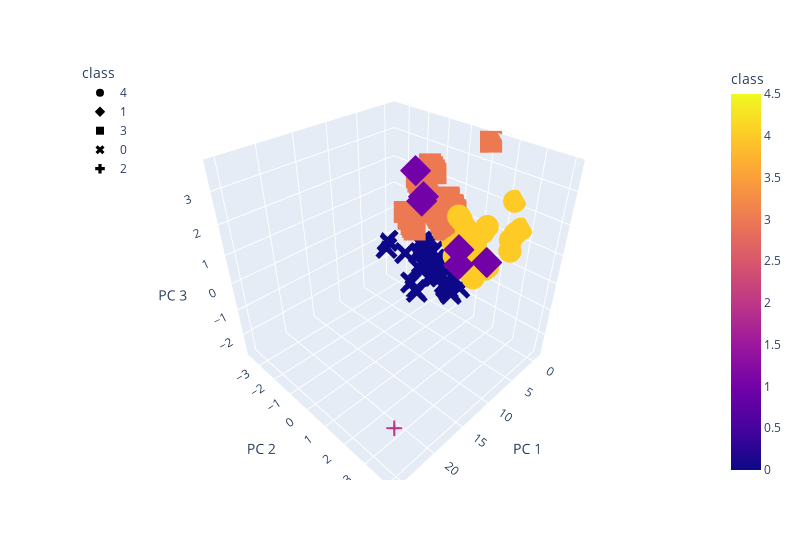

This figure's notebook cell:
### Markdown cell above
### Visualizing Results

#### 3D-Scatter with Clusters

### Code cell
# Creating a 3D-Scatter with the PCA data and the clusters
fig = px.scatter_3d(
    clustered_df,
    x="PC 1",
    y="PC 2",
    z="PC 3",
    hover_name="CoinName",
    hover_data=["Algorithm"],
    color="class",
    symbol="class",
    width=800
)
fig.update_layout(legend=dict(x=0, y=1))
fig.show()

### Figure 1 — Plotly figure (JSON) as saved in the notebook; plotly's stock layout.template omitted (floating-point values rounded to 4 significant figures; data arrays with more than 128 entries replaced by an {"elided": "..."} marker saying what was removed)
{"data": [{"customdata": {"elided": "318x1 int values"}, "hovertemplate": "<b>%{hovertext}</b><br><br>class=%{marker.color}<br>PC 1=%{x}<br>PC 2=%{y}<br>PC 3=%{z}<br>Algorithm=%{customdata[0]}<extra></extra>", "hovertext": {"elided": "318 str values"}, "legendgroup": "4", "marker": {"color": {"elided": "318 int values"}, "coloraxis": "coloraxis", "symbol": "circle"}, "mode": "markers", "name": "4", "scene": "scene", "showlegend": true, "type": "scatter3d", "x": {"elided": "318 float values"}, "y": {"elided": "318 float values"}, "z": {"elided": "318 float values"}}, {"customdata": [[66], [52], [10], [52], [10], [11]], "hovertemplate": "<b>%{hovertext}</b><br><br>class=%{marker.color}<br>PC 1=%{x}<br>PC 2=%{y}<br>PC 3=%{z}<br>Algorithm=%{customdata[0]}<extra></extra>", "hovertext": ["EliteCoin", "MoonCoin", "ByteCoin", "gCn Coin", "TurtleCoin", "Qwertycoin"], "legendgroup": "1", "marker": {"color": [1, 1, 1, 1, 1, 1], "coloraxis": "coloraxis", "symbol": "diamond"}, "mode": "markers", "name": "1", "scene": "scene", "showlegend": true, "type": "scatter3d", "x": [3.124, 3.662, 4.653, 4.264, 10.92, 3.371], "y": [2.21, 1.071, -0.5628, 1.24, 0.7543, -0.8139], "z": [0.5043, 0.5777, 1.813, 0.16, 3.629, 1.778]}, {"customdata": [[20], [12], [20], [18], [34], [34], [23], [23], [34], [36], [25], [31], [10], [9], [23], [34], [33], [30], [20], [6], [3], [0], [15], [18], [10], [34], [32], [20], [18], [10], [10], [30], [12], [18], [30], [16], [5], [35], [12], [1], [2], [6], [8], [10], [10], [28], [10], [18], [36], [18], [15], [36], [20], [36], [34], [10], [10], [20], [12], [3], [36], [36], [7], [20], [10], [15], [31], [7], [20], [10], [26], [18], [32], [22], [10], [35], [30], [32], [10], [11], [10], [27], [10], [14], [24], [31], [12], [13], [28], [18], [32], [10], [4], [4], [18], [21], [18], [18], [36], [4], [23], [34], [19], [20], [10], [18]], "hovertemplate": "<b>%{hovertext}</b><br><br>class=%{marker.color}<br>PC 1=%{x}<br>PC 2=%{y}<br>PC 3=%{z}<br>Algorithm=%{customdata[0]}<extra></extra>", "hovertext": ["Ethereum", "Monero", "Ethereum Classic", "ZCash", "DigiByte", "MyriadCoin", "Riecoin", "Diamond", "Verge", "FeatherCoin", "MediterraneanCoin", "Vertcoin", "DigitalNote ", "StorjCoin", "FairCoin", "Unitus", "Cryptonite", "Crypto", "Expanse", "Siacoin", "Decred", "HOdlcoin", "SoilCoin", "Komodo", "Karbo", "Circuits of Value", "ZCoin", "Elementrem", "ZClassic", "Cannabis Industry Coin", "Bikercoins", "HexxCoin", "Citadel", "Zero", "Zoin", "DubaiCoin", "TajCoin", "Coinonat", "Quantum Resistant Ledger", "Espers", "Dynamic", "Nano", "ChanCoin", "Dinastycoin", "LeviarCoin", "SmartCash", "Sumokoin", "BitcoinZ", "VIVO Coin", "Bitcoin Gold", "Pirl", "Innova", "Ellaism", "GoByte", "SHIELD", "UltraNote", "BitCoal", "DaxxCoin", "Lethean", "Photon", "SparksPay", "GunCoin", "Interzone", "1717 Masonic Commemorative Token", "Niobio Cash", "Travelflex", "KREDS", "Stipend", "Callisto Network", "BitTube", "Aidos Kuneen", "Bitrolium", "Alpenschillling", "Bitcoin Green", "Monero Classic", "Jumpcoin", "Infinex", "GINcoin", "PlatinCoin", "Loki", "Newton Coin", "MassGrid", "PluraCoin", "Muse", "PlusOneCoin", "Absolute Coin", "Webchain", "Ryo", "XDNA", "CrypticCoin", "Actinium", "FREDEnergy", "Universal Molecule", "Lithium", "PirateCash", "Exosis", "Beam", "Bithereum", "UFO Coin", "BlakeCoin", "Groestlcoin", "JoinCoin", "Vollar", "Reality Clash", "Beldex", "Horizen"], "legendgroup": "3", "marker": {"color": [3, 3, 3, 3, 3, 3, 3, 3, 3, 3, 3, 3, 3, 3, 3, 3, 3, 3, 3, 3, 3, 3, 3, 3, 3, 3, 3, 3, 3, 3, 3, 3, 3, 3, 3, 3, 3, 3, 3, 3, 3, 3, 3, 3, 3, 3, 3, 3, 3, 3, 3, 3, 3, 3, 3, 3, 3, 3, 3, 3, 3, 3, 3, 3, 3, 3, 3, 3, 3, 3, 3, 3, 3, 3, 3, 3, 3, 3, 3, 3, 3, 3, 3, 3, 3, 3, 3, 3, 3, 3, 3, 3, 3, 3, 3, 3, 3, 3, 3, 3, 3, 3, 3, 3, 3, 3], "coloraxis": "coloraxis", "symbol": "square"}, "mode": "markers", "name": "3", "scene": "scene", "showlegend": true, "type": "scatter3d", "x": [-0.04412, -0.001979, -0.04191, -0.03454, 0.2627, -0.07616, -0.06046, -0.2601, 0.286, -0.1262, -0.0703, -0.1039, 0.214, 0.3501, -0.2594, -0.1209, -0.08714, -0.09925, -0.04541, 0.5302, -0.151, 0.06402, -0.01816, -0.8236, 0.008857, -0.09464, -0.1107, -0.04508, -0.03457, 0.008864, 0.009031, -0.09999, -0.0002026, -0.03459, -0.09963, -0.02393, -0.1617, -0.1267, -0.0001346, 0.7092, 0.05244, 0.03584, 0.02009, 0.05618, 0.009397, -0.00486, 0.009671, 0.2561, -0.1324, -0.03439, -0.01646, -0.1322, -0.04272, -0.1323, -0.1079, 1.159, 0.008832, 0.06322, 0.01453, 1.411, -0.1324, -0.1232, 0.02536, 0.2845, 0.01406, -0.01592, -0.08472, -0.1728, 0.02371, 0.01996, -0.07774, -0.03308, -0.1076, 0.2739, 0.009065, -0.1268, -0.09978, -0.1108, 0.0147, 0.005005, 2.492, -0.08006, 0.0272, 0.3175, -0.06715, -0.3029, 0.01569, -0.006711, -0.2836, 0.1059, -0.1099, 0.1185, 0.04235, 0.04176, 0.2966, -0.05096, -0.03167, -0.03417, -0.03456, 0.1124, -0.05989, -0.1218, -0.01756, -0.04512, 0.03759, -0.03454], "y": [-1.167, -1.519, -1.167, -1.256, -0.4684, -0.5437, -1.036, -0.4614, -0.4623, -0.4648, -0.948, -0.6851, -1.561, -2.607, -0.4613, -0.5537, -0.5913, -0.7291, -1.168, -1.666, -1.338, -2.045, -1.387, 1.045, -1.606, -0.5478, -0.6416, -1.168, -1.256, -1.606, -1.606, -0.7293, -1.518, -1.256, -0.7292, -1.343, -1.251, -0.5099, -1.518, -1.238, -1.957, -1.781, -1.694, -1.596, -1.606, -0.7983, -1.606, -1.192, -0.4662, -1.255, -1.387, -0.4661, -1.167, -0.4661, -0.5508, -1.354, -1.606, -1.144, -1.515, -1.613, -0.4662, -0.4641, -1.738, -2.126, -1.605, -1.387, -0.6808, -1.163, -1.153, -1.604, -0.9046, -1.255, -0.6409, -2.038, -1.606, -0.51, -0.7293, -0.6416, -1.605, -1.562, -1.062, -0.8601, -1.602, -2.389, -0.9924, -0.1105, -1.515, -1.475, -0.2414, -1.224, -0.6414, -1.582, -1.869, -1.869, -2.213, -1.124, -1.255, -1.255, -0.4442, -1.854, -1.036, -0.5539, -1.207, -1.168, -1.6, -1.256], "z": [1.013, 1.334, 1.013, 1.093, 0.4956, 0.454, 0.8921, 1.538, 0.4855, 0.37, 0.812, 0.5705, 1.436, 0.379, 1.538, 0.4497, 0.4939, 0.6106, 1.013, 1.573, 2.342, 1.817, 1.214, 3.678, 1.415, 0.4523, 0.5301, 1.013, 1.093, 1.415, 1.415, 0.6105, 1.335, 1.093, 0.6105, 1.173, 2.262, 0.4096, 1.334, 2.532, 1.736, 1.576, 1.495, 1.419, 1.415, 0.7019, 1.415, 1.139, 0.3693, 1.093, 1.214, 0.3694, 1.013, 0.3694, 0.4511, 1.602, 1.415, 1.035, 1.336, 1.894, 0.3693, 0.3704, 1.535, -0.06431, 1.415, 1.214, 0.5727, 2.181, 1.027, 1.417, 0.7714, 1.093, 0.5308, -0.1447, 1.415, 0.4095, 0.6106, 0.5301, 1.416, 1.375, 1.82, 0.7315, 1.417, 0.1769, 0.8518, 1.217, 1.338, 1.294, 1.338, 1.11, 0.5303, 1.432, 1.656, 1.656, 0.01632, 0.9724, 1.094, 1.093, 0.3779, 1.671, 0.8922, 0.4497, 1.057, 1.013, 1.418, 1.093]}, {"customdata": [[50], [47], [52], [41], [52], [64], [52], [52], [64], [34], [38], [34], [54], [52], [52], [64], [64], [52], [52], [52], [52], [41], [40], [66], [64], [52], [41], [41], [66], [41], [14], [41], [41], [52], [46], [52], [66], [52], [41], [41], [47], [52], [41], [47], [40], [57], [52], [41], [50], [37], [31], [39], [47], [14], [35], [46], [46], [64], [40], [66], [43], [42], [52], [62], [52], [41], [53], [41], [69], [70], [52], [52], [68], [52], [46], [47], [46], [52], [46], [64], [52], [41], [64], [17], [70], [64], [46], [64], [14], [47], [41], [14], [52], [14], [14], [47], [29], [41], [41], [47], [52]], "hovertemplate": "<b>%{hovertext}</b><br><br>class=%{marker.color}<br>PC 1=%{x}<br>PC 2=%{y}<br>PC 3=%{z}<br>Algorithm=%{customdata[0]}<extra></extra>", "hovertext": ["Bitshares", "PayCoin", "CasinoCoin", "Exclusive Coin", "FlutterCoin", "HyperStake", "MintCoin", "Nautilus Coin", "SuperCoin", "TeslaCoin", "TittieCoin", "Crypti", "BurstCoin", "RubyCoin", "Dnotes", "Ucoin", "Squall Coin", "Diggits", "GPU Coin", "ZeitCoin", "SafeExchangeCoin", "Nebuchadnezzar", "Let it Ride", "MudraCoin", "Lutetium Coin", "BitCurrency", "Opair", "CoffeeCoin", "RoyalCoin", "TeamUP", "ARK", "FreeCoin", "Creatio", "PandaCoin", "Allsafe", "Zilbercoin", "FindCoin", "RenosCoin", "Atmos", "MacronCoin", "ProCurrency", "GrowthCoin", "Phreak", "Ultimate Secure Cash", "QTUM", "Signatum", "Draftcoin", "Stakecoin", "Obsidian", "Cardano", "Rupee", "KekCoin", "Infinity Economics", "Lamden Tau", "Bulwark", "Kalkulus", "Digiwage", "Monkey Project", "TokenPay", "Tokyo Coin", "BiblePay", "Poa Network", "Velox", "Ontology", "MedicCoin", "Deviant Coin", "Semux", "Zealium", "Proton", "Bitcoin Incognito", "HollyWoodCoin", "Xt3ch", "Dekado", "Lynx", "Poseidon Quark", "BitcoinWSpectrum", "Dystem", "Peony Coin", "Vitae", "ARENON", "MMOCoin", "Ketan", "PAXEX", "Acute Angle Cloud", "Bettex coin", "Junson Ming Chan Coin", "Crypto Sports", "Dash Platinum", "ALAX", "NeosCoin", "Radium", "Lisk", "HiCoin", "EOS", "Oxycoin", "TigerCash", "Waves", "Particl", "Nxt", "ZEPHYR", "BitcoinPlus"], "legendgroup": "0", "marker": {"color": [0, 0, 0, 0, 0, 0, 0, 0, 0, 0, 0, 0, 0, 0, 0, 0, 0, 0, 0, 0, 0, 0, 0, 0, 0, 0, 0, 0, 0, 0, 0, 0, 0, 0, 0, 0, 0, 0, 0, 0, 0, 0, 0, 0, 0, 0, 0, 0, 0, 0, 0, 0, 0, 0, 0, 0, 0, 0, 0, 0, 0, 0, 0, 0, 0, 0, 0, 0, 0, 0, 0, 0, 0, 0, 0, 0, 0, 0, 0, 0, 0, 0, 0, 0, 0, 0, 0, 0, 0, 0, 0, 0, 0, 0, 0, 0, 0, 0, 0, 0, 0], "coloraxis": "coloraxis", "symbol": "x"}, "mode": "markers", "name": "0", "scene": "scene", "showlegend": true, "type": "scatter3d", "x": [0.1991, 0.1379, 1.185, 0.1703, -0.0807, 0.07053, 0.432, 0.1109, 0.04595, 0.2105, 0.2343, 0.2098, 0.2148, 0.1109, 0.1181, 0.04543, -0.08689, 0.113, 0.1133, 1.67, 0.2306, 0.1708, 0.1766, 0.03641, 0.06175, 0.113, 0.1721, 0.1729, 0.03438, 0.1736, 0.7162, 0.1715, 0.1708, 0.9497, 0.1434, 0.111, 0.03468, 0.1113, 0.1731, 0.1804, 0.8974, 0.1351, 0.1707, 0.1398, 0.1782, 0.08627, 0.1109, 0.1709, 0.1226, 1.038, 0.2252, 0.1815, 0.3645, 0.7227, 0.2034, 0.1435, 0.1447, 0.04547, 0.1763, 0.04588, 0.4368, 0.3025, 0.1121, 0.076, 0.1195, 0.1715, 0.5023, 0.1712, 0.01852, -0.1191, 0.1113, 0.111, 0.0248, 2.547, 0.1497, 0.1395, 0.1434, 0.2811, 0.1451, 0.04604, 0.1147, 0.1725, 0.04627, 0.7883, 0.01317, 0.305, 0.1432, 0.0454, 0.7385, 0.1379, 0.1704, 0.7168, 0.3626, 0.7287, 0.7303, 0.1628, 0.5022, 0.1705, 0.1294, 0.5843, 0.1105], "y": [-0.793, -0.9419, -0.6877, -1.205, -0.1462, -0.1906, -0.6484, -0.7226, -0.1963, -1.512, -1.326, -1.512, -0.8156, -0.7226, -0.721, -0.1964, 0.1868, -0.7221, -0.7221, -0.3783, -0.9022, -1.205, -1.249, -0.1083, -0.1927, -0.7221, -1.205, -1.204, -0.1087, -1.204, -3.538, -1.205, -1.205, -0.534, -0.9857, -0.7226, -0.1087, -0.7225, -1.204, -1.203, -0.7785, -0.7173, -1.205, -0.9415, -1.248, -0.5028, -0.7226, -1.205, -0.8101, -1.192, -1.643, -1.293, -0.891, -3.537, -1.468, -0.9857, -0.9855, -0.1964, -1.249, -0.1062, -1.675, -1.543, -0.7223, -0.2797, -0.7207, -1.205, -1.828, -1.205, 0.02291, 0.45, -0.7225, -0.7226, -0.02076, -1.209, -0.9844, -0.9415, -0.9857, -0.686, -0.9854, -0.1963, -0.7218, -1.205, -0.1962, -3.593, 0.06678, -0.1364, -0.9858, -0.1964, -3.533, -0.9419, -1.205, -3.538, -0.666, -3.535, -3.535, -0.9363, -2.497, -1.205, -1.008, -2.08, -0.7227], "z": [-1.263, -1.15, -1.48, -0.9086, -0.7047, -1.833, -1.352, -1.351, -1.833, -0.6269, -0.783, -0.6272, -1.642, -1.351, -1.35, -1.833, -1.403, -1.351, -1.35, -1.133, -1.562, -0.9085, -0.8683, -1.913, -1.832, -1.351, -0.9084, -0.9085, -1.914, -0.9079, -1.115, -0.9085, -0.9085, -1.281, -1.11, -1.351, -1.914, -1.351, -0.9083, -0.9077, -0.9835, -1.346, -0.9085, -1.149, -0.8682, -1.552, -1.351, -0.9084, -1.27, -0.6495, -0.5065, -0.8281, -1.13, -1.114, -0.6673, -1.11, -1.109, -1.833, -0.8683, -1.912, -1.624, -1.379, -1.351, -1.751, -1.35, -0.9084, -2.683, -0.9084, -2.034, -1.644, -1.351, -1.351, -1.994, -2.228, -1.108, -1.15, -1.11, -1.313, -1.109, -1.833, -1.35, -0.9081, -1.833, -1.449, -2.074, -1.834, -1.11, -1.833, -1.113, -1.15, -0.9086, -1.115, -1.329, -1.115, -1.115, -1.148, -1.287, -0.9086, -0.6911, -2.438, -1.351]}, {"customdata": [[59]], "hovertemplate": "<b>%{hovertext}</b><br><br>class=%{marker.color}<br>PC 1=%{x}<br>PC 2=%{y}<br>PC 3=%{z}<br>Algorithm=%{customdata[0]}<extra></extra>", "hovertext": ["BitTorrent"], "legendgroup": "2", "marker": {"color": [2], "coloraxis": "coloraxis", "symbol": "cross"}, "mode": "markers", "name": "2", "scene": "scene", "showlegend": true, "type": "scatter3d", "x": [25.43], "y": [4.043], "z": [-0.7868]}], "layout": {"coloraxis": {"colorbar": {"title": {"text": "class"}}, "colorscale": [[0, "#0d0887"], [0.1111, "#46039f"], [0.2222, "#7201a8"], [0.3333, "#9c179e"], [0.4444, "#bd3786"], [0.5556, "#d8576b"], [0.6667, "#ed7953"], [0.7778, "#fb9f3a"], [0.8889, "#fdca26"], [1, "#f0f921"]]}, "legend": {"title": {"text": "class"}, "tracegroupgap": 0, "x": 0, "y": 1}, "margin": {"t": 60}, "scene": {"domain": {"x": [0, 1], "y": [0, 1]}, "xaxis": {"title": {"text": "PC 1"}}, "yaxis": {"title": {"text": "PC 2"}}, "zaxis": {"title": {"text": "PC 3"}}}, "width": 800}}
